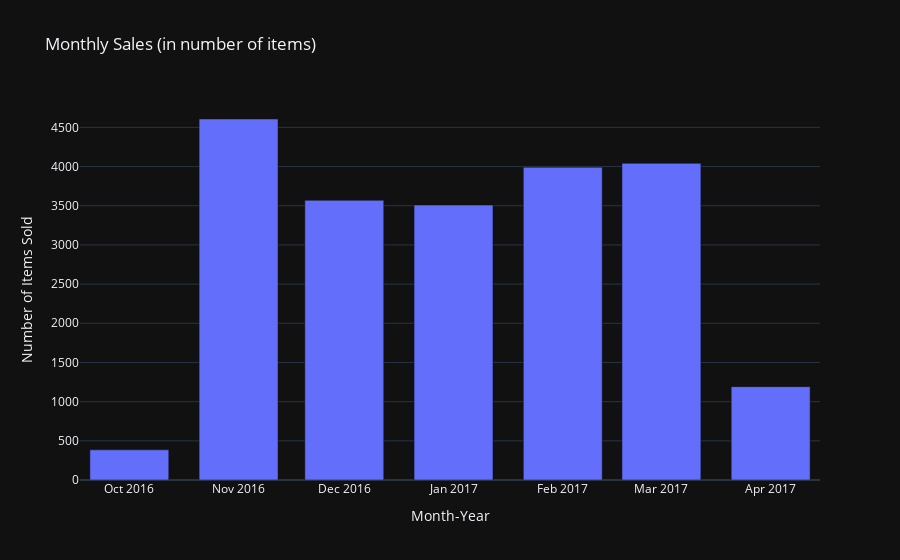

Notebook cell for this chart:
### Code cell
# Group by year and month, and count the number of items
items_monthly_counts = (pos_dt.groupby(['year', 'month']).size().reset_index(name='count'))

# Create a column for full date (e.g., '2025-01')
items_monthly_counts['date'] = pd.to_datetime(
    items_monthly_counts['year'].astype(str) + '-' + items_monthly_counts['month'].astype(str))

# Plot the data using px
px.bar( items_monthly_counts, x='date', y='count', template='plotly_dark', title='Monthly Sales (in number of items)', 
       labels={'date': 'Month-Year', 'count': 'Number of Items Sold'})

### Figure 1 — Plotly figure (JSON) as saved in the notebook; plotly's stock layout.template omitted (floating-point values rounded to 4 significant figures)
{"data": [{"alignmentgroup": "True", "hovertemplate": "Month-Year=%{x}<br>Number of Items Sold=%{y}<extra></extra>", "legendgroup": "", "marker": {"color": "#636efa", "pattern": {"shape": ""}}, "name": "", "offsetgroup": "", "orientation": "v", "showlegend": false, "textposition": "auto", "type": "bar", "x": ["2016-12-01T00:00:00", "2016-11-01T00:00:00", "2016-10-01T00:00:00", "2017-04-01T00:00:00", "2017-02-01T00:00:00", "2017-01-01T00:00:00", "2017-03-01T00:00:00"], "xaxis": "x", "y": [3569, 4607, 385, 1191, 3991, 3509, 4041], "yaxis": "y"}], "layout": {"barmode": "relative", "legend": {"tracegroupgap": 0}, "title": {"text": "Monthly Sales (in number of items)"}, "xaxis": {"anchor": "y", "domain": [0, 1], "title": {"text": "Month-Year"}}, "yaxis": {"anchor": "x", "domain": [0, 1], "title": {"text": "Number of Items Sold"}}}}
